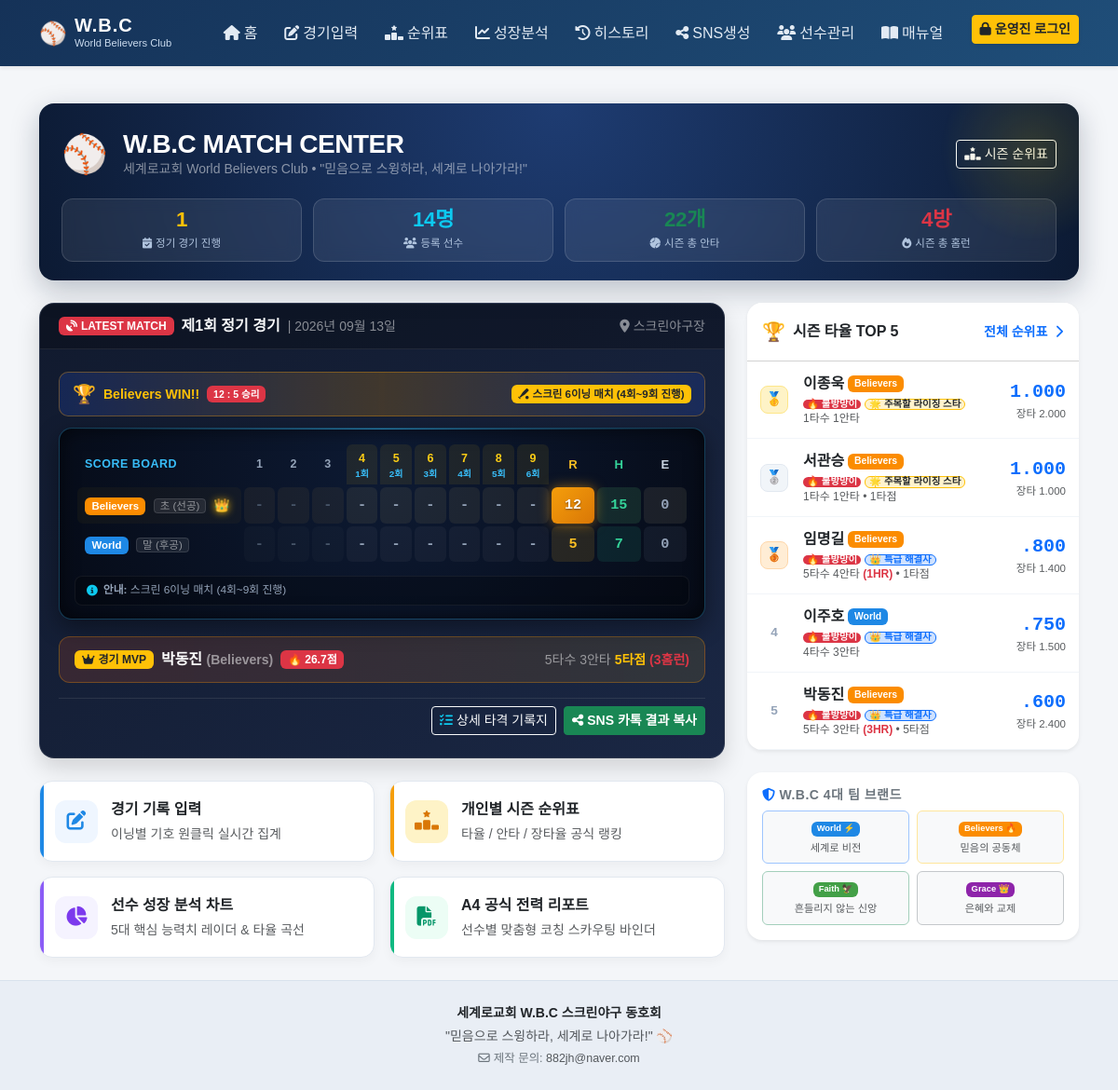
/, run on an earlier commit of the app's database.
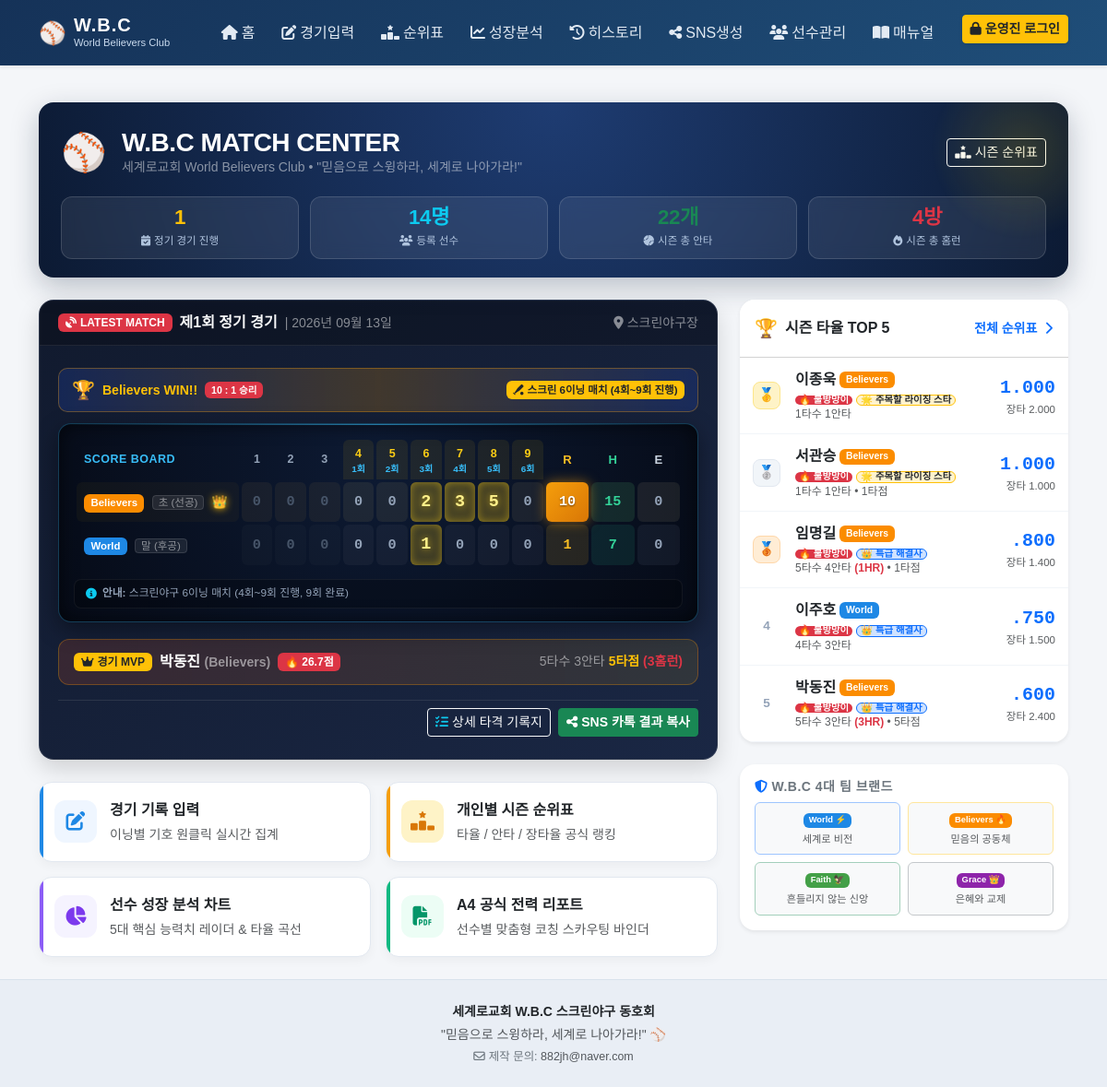
And on a later commit of the database.
### app.py (the view)
@app.route('/')
def index():
    conn = get_db()
    latest = conn.execute(
        'SELECT * FROM games ORDER BY game_date DESC, id DESC LIMIT 1'
    ).fetchone()
    game_count = conn.execute('SELECT COUNT(*) FROM games').fetchone()[0]
    total_players = conn.execute('SELECT COUNT(*) FROM players WHERE is_active = 1').fetchone()[0]
    season_row = conn.execute('''
        SELECT COALESCE(SUM(ab), 0) tab,
               COALESCE(SUM(hits), 0) th,
               COALESCE(SUM(hr), 0) thr,
               COALESCE(SUM(rbi), 0) trbi
        FROM batting_records
    ''').fetchone()
    season_hits = season_row['th']
    season_hr = season_row['thr']
    season_rbi = season_row['trbi']
    season_avg = round(season_row['th'] / season_row['tab'], 3) if season_row['tab'] > 0 else 0.0
    top5_rows = conn.execute('''
        SELECT p.id, p.name, p.team, p.title,
               COUNT(DISTINCT br.game_id) games,
               SUM(br.ab) tab, SUM(br.hits) th, SUM(br.hr) thr, SUM(br.rbi) trbi,
               CASE WHEN SUM(br.ab)>0
                    THEN ROUND(CAST(SUM(br.hits) AS REAL)/SUM(br.ab),3)
                    ELSE 0 END savg,
               CASE WHEN SUM(br.ab)>0
                    THEN ROUND(CAST(SUM(br.singles)+SUM(br.doubles)*2+SUM(br.triples)*3+SUM(br.hr)*4 AS REAL)/SUM(br.ab),3)
                    ELSE 0 END sslg
        FROM batting_records br JOIN players p ON p.id=br.player_id
        GROUP BY p.id HAVING SUM(br.ab)>=1
        ORDER BY savg DESC, sslg DESC, thr DESC, trbi DESC, tab DESC
        LIMIT 5
    ''').fetchall()
    badges_map = get_all_player_badges(conn)
    top5 = []
    for r in top5_rows:
        d = dict(r)
        badges = badges_map.get(d['id'], {})
        d['condition_badge'] = badges.get('condition')
        d['growth_badge'] = badges.get('growth')
        top5.append(d)
    latest_recs = []
    latest_team_stats = {}
    latest_awards = {}
    scoreboard = None
    if latest:
        gid = latest['id']
        scoreboard = get_scoreboard_data(latest, conn)
        latest_recs = conn.execute('''
            SELECT p.name,p.title,br.team,br.ab,br.hits,br.hr,br.avg,br.slg,br.batting_order
            FROM batting_records br JOIN players p ON p.id=br.player_id
            WHERE br.game_id=? ORDER BY br.team, br.batting_order
        ''', (gid,)).fetchall()
        t_stats = conn.execute('''
            SELECT team, SUM(ab) tab, SUM(hits) thits, SUM(hr) thr, SUM(rbi) trbi
            FROM batting_records WHERE game_id = ?
            GROUP BY team
        ''', (gid,)).fetchall()
        for row in t_stats:
            latest_team_stats[row['team']] = dict(row)
        latest_awards = calc_game_awards(gid)
    conn.close()
    return render_template('index.html',
        latest=latest, game_count=game_count, total_players=total_players,
        season_hits=season_hits, season_hr=season_hr, season_rbi=season_rbi, season_avg=season_avg,
        top5=top5, latest_recs=latest_recs, latest_team_stats=latest_team_stats,
        latest_awards=latest_awards, scoreboard=scoreboard, fmt_date=fmt_date)

### app.py (called while the page is built, shortened)
def fmt_rate(val):
    if val is None:
        return ".000"
    try:
        v = float(val)
    except (ValueError, TypeError):
        return ".000"
    if v >= 1.0:
        return f"{v:.3f}"
    s = f"{v:.3f}"
    if s.startswith('0.'):
        return s[1:]
    return s

def format_player_display(name, title=''):
    t = (title or '').strip()
    return f"{name} {t}".strip() if t else name

def format_player_honorific(name, title=''):
    t = (title or '').strip()
    if not t or t == '성도':
        return f"{name} 성도님"

@app.template_filter('rate')
def rate_filter(val):
    return fmt_rate(val)

@app.context_processor
def inject_auth():
    return {
        'is_admin': session.get('is_admin', False),
        'fmt_rate': fmt_rate,
        'fmt_title': format_player_display,
        'fmt_honor': format_player_honorific
    }

def get_db():
    conn = sqlite3.connect(DB_PATH, timeout=10.0)
    conn.row_factory = sqlite3.Row
    conn.execute('PRAGMA foreign_keys = ON')
    conn.execute('PRAGMA journal_mode = WAL')
    conn.execute('PRAGMA busy_timeout = 5000')
    return conn

### templates/index.html (shortened to what the changed rows need)
{% extends 'base.html' %}
{% block content %}
{% set l_stats = latest_team_stats if latest_team_stats is defined and latest_team_stats else {} %}
{% set l_awards = latest_awards if latest_awards is defined and latest_awards else {} %}
{% set sb = scoreboard if scoreboard is defined and scoreboard else None %}
{% set g_count = game_count if game_count is defined else 1 %}
{% set t_players = total_players if total_players is defined else 14 %}
{% set s_hits = season_hits if season_hits is defined else 22 %}
{% set s_hr = season_hr if season_hr is defined else 4 %}
{% set s_rbi = season_rbi if season_rbi is defined else 11 %}
{% set s_avg = season_avg if season_avg is defined else 0.333 %}
<div class="row g-4">
    <div class="col-lg-8">
        {% if latest %}
        {% set w_score = latest.world_score if latest.world_score is not none else 0 %}
        {% set b_score = latest.believers_score if latest.believers_score is not none else 0 %}
        {% set w_is_win = w_score > b_score %}
        {% set b_is_win = b_score > w_score %}
        {% set is_tie = w_score == b_score %}
        <div class="scoreboard-panel mb-4">
            <div class="scoreboard-body">
                <div class="scoreboard-subbanner">
                    <div class="d-flex align-items-center gap-2">
                        <span class="text-warning fs-5">🏆</span>
                        {% if sb and sb.teams and sb.teams|length >= 2 %}
                            {% set t1 = sb.teams[0] %}
                            {% set t2 = sb.teams[1] %}
                            {% if t1.is_winner %}
                            <strong class="text-warning">{{ t1.name }} WIN!!</strong>
                            <span class="badge bg-danger text-white">{{ t1.r }} : {{ t2.r }} 승리</span>
                            {% elif t2.is_winner %}
                            <strong class="text-primary">{{ t2.name }} WIN!!</strong>
                            <span class="badge bg-primary text-white">{{ t2.r }} : {{ t1.r }} 승리</span>
                            {% else %}
                            <span class="badge bg-secondary text-white">{{ t1.r }} : {{ t2.r }} 무승부</span>
                            {% endif %}
                        {% elif b_is_win %}
                        <strong class="text-warning">Believers WIN!!</strong>
                        <span class="badge bg-danger text-white">{{ b_score }} : {{ w_score }} 승리</span>
                        {% elif w_is_win %}
                        <strong class="text-primary">World WIN!!</strong>
                        <span class="badge bg-primary text-white">{{ w_score }} : {{ b_score }} 승리</span>
                        {% else %}
                        <span class="badge bg-secondary text-white">무승부</span>
                        {% endif %}
                    </div>
                </div>
                <div class="scoreboard-matrix-wrap mb-3">
                    <div class="scoreboard-scroll-container">
                        <table class="scoreboard-matrix-table">
                            <thead>
                                <tr>
                                    <th class="th-team">SCORE BOARD</th>
                                    {% for inn in range(1, 10) %}
                                    <th class="th-inn {% if inn >= 4 %}active-match-inn{% endif %}">
                                        <div>{{ inn }}</div>
                                        {% if inn >= 4 %}<span class="sub-inn-label">{{ inn - 3 }}회</span>{% endif %}
                                    </th>
                                    {% endfor %}
                                    <th class="th-stat th-r">R</th>
                                    <th class="th-stat th-h">H</th>
                                    <th class="th-stat th-e">E</th>
                                </tr>
                            </thead>
                            <tbody>
                                {% if sb and sb.teams %}
                                    {% for t in sb.teams %}
                                    <tr class="{% if t.is_winner %}winner-row{% endif %}">
                                        <td class="td-team">
                                            <span class="badge {{ t.badge_class }} me-1">{{ t.name }}</span>
                                            <span class="order-chip text-white-50">{{ t.order_label }}</span>
                                            {% if t.is_winner %}<span class="winner-mark ms-1">👑</span>{% endif %}
                                        </td>
                                        {% for s in t.scores %}
                                        {% set inn_idx = loop.index %}
                                        <td class="td-inn {% if inn_idx >= 4 %}active-match-inn{% endif %} {% if s not in [0, '0', '-', ''] %}scoring-cell{% endif %}">
                                            {{ s }}
                                        </td>
                                        {% endfor %}
                                        <td class="td-stat td-r {% if t.is_winner %}winner-r{% endif %}">{{ t.r }}</td>
                                        <td class="td-stat td-h">{{ t.h }}</td>
                                        <td class="td-stat td-e">{{ t.e }}</td>
                                    </tr>
                                    {% endfor %}
                                {% endif %}
                            </tbody>
                        </table>
                    </div>
                    <div class="scoreboard-note-bar">
                        <i class="fa-solid fa-circle-info text-info"></i>
                        <span>
                            {% if sb and sb.note %}
                            <strong>안내:</strong> {{ sb.note }}
                            {% else %}
                            <strong>안내:</strong> 스크린야구 6이닝 매치 규정으로 <strong>4회~9회(실제 1~6회)</strong>가 진행되었으며, Believers(초공격 선공)와 World(말공격 후공) 모두 9회까지 정규 공격을 완료하였습니다.
                            {% endif %}
                        </span>
                    </div>
                </div>
            </div>
        </div>
        {% endif %}
    </div>
</div>
{% endblock %}

What changed in the data, as far as the page shows it:
changed games "스크린야구장": world_score 5 → 1 (drawn)
Also different on the page:
{{ t1.r }}: "12" → "10"
{{ t2.r }}: "5" → "1"
{{ sb.note }}: "스크린 6이닝 매치 (4회~9회 진행)" → "스크린야구 6이닝 매치 (4회~9회 진행, 9회 완료)"
new list line: "Believers 초 (선공) 0 0 0 0 0 2 3 5 0 10 15 0"
new list line: "World 말 (후공) 0 0 0 0 0 1 0 0 0 1 7 0"
list line gone: "Believers 초 (선공) - - - - - - - - - 12 15 0"
list line gone: "World 말 (후공) - - - - - - - - - 5 7 0"
